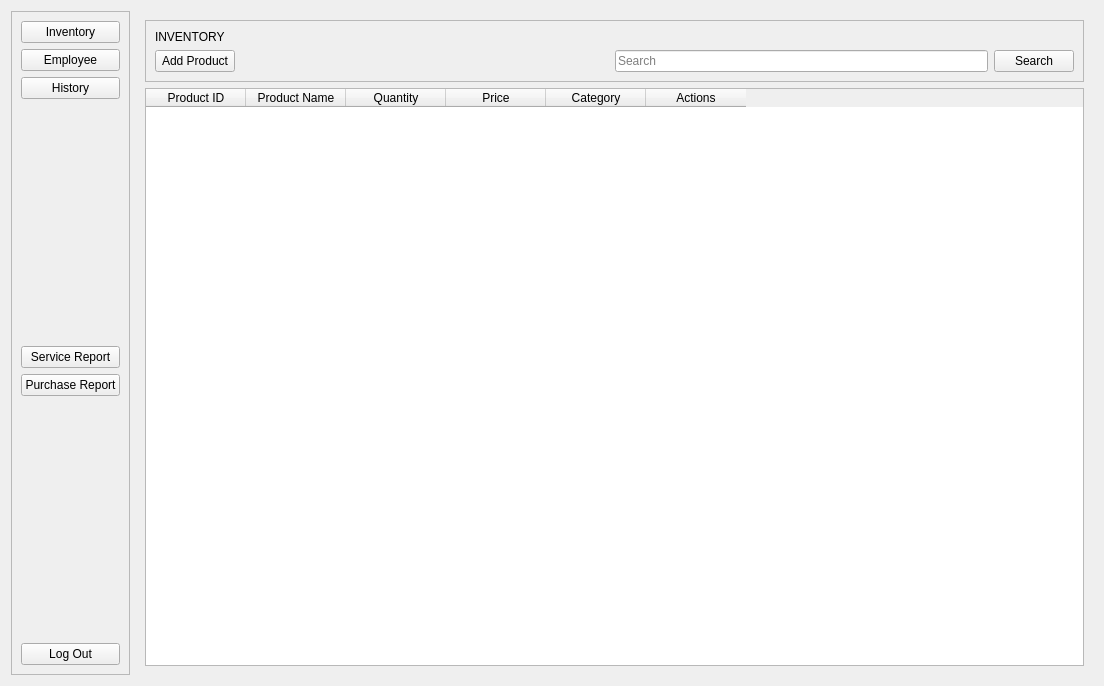
<?xml version="1.0" encoding="UTF-8"?>
<ui version="4.0">
 <class>ManagerDashboard</class>
 <widget class="QWidget" name="ManagerDashboard">
  <property name="geometry">
   <rect>
    <x>0</x>
    <y>0</y>
    <width>1104</width>
    <height>686</height>
   </rect>
  </property>
  <property name="windowTitle">
   <string>Manager Dashboard</string>
  </property>
  <layout class="QHBoxLayout" name="horizontalLayout">
   <item>
    <widget class="QFrame" name="frame">
     <property name="frameShape">
      <enum>QFrame::StyledPanel</enum>
     </property>
     <property name="frameShadow">
      <enum>QFrame::Raised</enum>
     </property>
     <layout class="QVBoxLayout" name="verticalLayout">
      <item>
       <widget class="QPushButton" name="inventoryButton">
        <property name="text">
         <string>Inventory</string>
        </property>
       </widget>
      </item>
      <item>
       <widget class="QPushButton" name="employeeButton">
        <property name="text">
         <string>Employee</string>
        </property>
       </widget>
      </item>
      <item>
       <widget class="QPushButton" name="historyButton">
        <property name="text">
         <string>History</string>
        </property>
       </widget>
      </item>
      <item>
       <spacer name="verticalSpacer_2">
        <property name="orientation">
         <enum>Qt::Vertical</enum>
        </property>
        <property name="sizeHint" stdset="0">
         <size>
          <width>20</width>
          <height>40</height>
         </size>
        </property>
       </spacer>
      </item>
      <item>
       <widget class="QPushButton" name="serviceReportButton">
        <property name="text">
         <string>Service Report</string>
        </property>
       </widget>
      </item>
      <item>
       <widget class="QPushButton" name="purchaseReportButton">
        <property name="text">
         <string>Purchase Report</string>
        </property>
       </widget>
      </item>
      <item>
       <spacer name="verticalSpacer">
        <property name="orientation">
         <enum>Qt::Vertical</enum>
        </property>
        <property name="sizeHint" stdset="0">
         <size>
          <width>20</width>
          <height>40</height>
         </size>
        </property>
       </spacer>
      </item>
      <item>
       <widget class="QPushButton" name="logOutButton">
        <property name="text">
         <string>Log Out</string>
        </property>
       </widget>
      </item>
     </layout>
    </widget>
   </item>
   <item>
    <widget class="QStackedWidget" name="stackedWidget">
     <property name="currentIndex">
      <number>0</number>
     </property>
     <widget class="QWidget" name="page">
      <layout class="QVBoxLayout" name="verticalLayout_3">
       <item>
        <widget class="QFrame" name="frame_2">
         <property name="frameShape">
          <enum>QFrame::StyledPanel</enum>
         </property>
         <property name="frameShadow">
          <enum>QFrame::Raised</enum>
         </property>
         <layout class="QGridLayout" name="gridLayout">
          <item row="0" column="0">
           <widget class="QLabel" name="inventory">
            <property name="text">
             <string>INVENTORY</string>
            </property>
           </widget>
          </item>
          <item row="1" column="0">
           <widget class="QPushButton" name="addProductButton">
            <property name="text">
             <string>Add Product</string>
            </property>
           </widget>
          </item>
          <item row="1" column="3">
           <widget class="QPushButton" name="inventoryTabSearchButton">
            <property name="text">
             <string>Search</string>
            </property>
           </widget>
          </item>
          <item row="1" column="1">
           <spacer name="horizontalSpacer">
            <property name="orientation">
             <enum>Qt::Horizontal</enum>
            </property>
            <property name="sizeHint" stdset="0">
             <size>
              <width>40</width>
              <height>20</height>
             </size>
            </property>
           </spacer>
          </item>
          <item row="1" column="2">
           <widget class="QLineEdit" name="inventoryTabSearchBar">
            <property name="placeholderText">
             <string>Search</string>
            </property>
           </widget>
          </item>
         </layout>
        </widget>
       </item>
       <item>
        <widget class="QTableWidget" name="productTable">
         <attribute name="verticalHeaderVisible">
          <bool>false</bool>
         </attribute>
         <column>
          <property name="text">
           <string>Product ID</string>
          </property>
         </column>
         <column>
          <property name="text">
           <string>Product Name</string>
          </property>
         </column>
         <column>
          <property name="text">
           <string>Quantity</string>
          </property>
         </column>
         <column>
          <property name="text">
           <string>Price</string>
          </property>
         </column>
         <column>
          <property name="text">
           <string>Category</string>
          </property>
         </column>
         <column>
          <property name="text">
           <string>Actions</string>
          </property>
         </column>
        </widget>
       </item>
      </layout>
     </widget>
     <widget class="QWidget" name="page_2">
      <layout class="QVBoxLayout" name="verticalLayout_2">
       <item>
        <widget class="QFrame" name="frame_3">
         <property name="frameShape">
          <enum>QFrame::StyledPanel</enum>
         </property>
         <property name="frameShadow">
          <enum>QFrame::Raised</enum>
         </property>
         <layout class="QGridLayout" name="gridLayout_2">
          <item row="0" column="0">
           <widget class="QLabel" name="employee">
            <property name="text">
             <string>EMPLOYEE</string>
            </property>
           </widget>
          </item>
          <item row="1" column="0">
           <widget class="QPushButton" name="addEmployeeButton">
            <property name="text">
             <string>Add Employee</string>
            </property>
           </widget>
          </item>
          <item row="1" column="3">
           <widget class="QPushButton" name="employeeTabSearchButton">
            <property name="text">
             <string>Search</string>
            </property>
           </widget>
          </item>
          <item row="1" column="1">
           <spacer name="horizontalSpacer_2">
            <property name="orientation">
             <enum>Qt::Horizontal</enum>
            </property>
            <property name="sizeHint" stdset="0">
             <size>
              <width>40</width>
              <height>20</height>
             </size>
            </property>
           </spacer>
          </item>
          <item row="1" column="2">
           <widget class="QLineEdit" name="employeeTabSearchBar">
            <property name="placeholderText">
             <string>Search</string>
            </property>
           </widget>
          </item>
         </layout>
        </widget>
       </item>
       <item>
        <widget class="QTableWidget" name="employeeTable">
         <attribute name="horizontalHeaderShowSortIndicator" stdset="0">
          <bool>true</bool>
         </attribute>
         <attribute name="horizontalHeaderStretchLastSection">
          <bool>true</bool>
         </attribute>
         <attribute name="verticalHeaderVisible">
          <bool>false</bool>
         </attribute>
         <column>
          <property name="text">
           <string>Employee Id</string>
          </property>
         </column>
         <column>
          <property name="text">
           <string>Employee Name</string>
          </property>
         </column>
         <column>
          <property name="text">
           <string>Date Hired</string>
          </property>
         </column>
         <column>
          <property name="text">
           <string>Address</string>
          </property>
         </column>
         <column>
          <property name="text">
           <string>Contact</string>
          </property>
         </column>
         <column>
          <property name="text">
           <string>Charge</string>
          </property>
         </column>
        </widget>
       </item>
      </layout>
     </widget>
     <widget class="QWidget" name="page_3">
      <layout class="QGridLayout" name="gridLayout_3">
       <item row="0" column="0">
        <widget class="QTabWidget" name="tabWidget">
         <property name="currentIndex">
          <number>0</number>
         </property>
         <widget class="QWidget" name="tab">
          <attribute name="title">
           <string>Service History</string>
          </attribute>
          <layout class="QVBoxLayout" name="verticalLayout_5">
           <item>
            <widget class="QTableWidget" name="serviceHistoryTable">
             <attribute name="horizontalHeaderDefaultSectionSize">
              <number>150</number>
             </attribute>
             <column>
              <property name="text">
               <string>Date</string>
              </property>
             </column>
             <column>
              <property name="text">
               <string>Customer Name</string>
              </property>
             </column>
             <column>
              <property name="text">
               <string>Service Type</string>
              </property>
             </column>
             <column>
              <property name="text">
               <string>Payment</string>
              </property>
             </column>
             <column>
              <property name="text">
               <string>Customer Contact</string>
              </property>
             </column>
             <column>
              <property name="text">
               <string>Status</string>
              </property>
             </column>
             <column>
              <property name="text">
               <string>Actions</string>
              </property>
             </column>
            </widget>
           </item>
          </layout>
         </widget>
         <widget class="QWidget" name="tab_2">
          <attribute name="title">
           <string>Purchase History</string>
          </attribute>
          <layout class="QVBoxLayout" name="verticalLayout_6">
           <item>
            <widget class="QTableWidget" name="purchaseHistoryTable">
             <attribute name="horizontalHeaderDefaultSectionSize">
              <number>150</number>
             </attribute>
             <column>
              <property name="text">
               <string>Date</string>
              </property>
             </column>
             <column>
              <property name="text">
               <string>Customer Name</string>
              </property>
             </column>
             <column>
              <property name="text">
               <string>Customer Contact</string>
              </property>
             </column>
             <column>
              <property name="text">
               <string>Payment</string>
              </property>
             </column>
            </widget>
           </item>
          </layout>
         </widget>
        </widget>
       </item>
      </layout>
     </widget>
    </widget>
   </item>
  </layout>
 </widget>
 <resources/>
 <connections/>
</ui>
